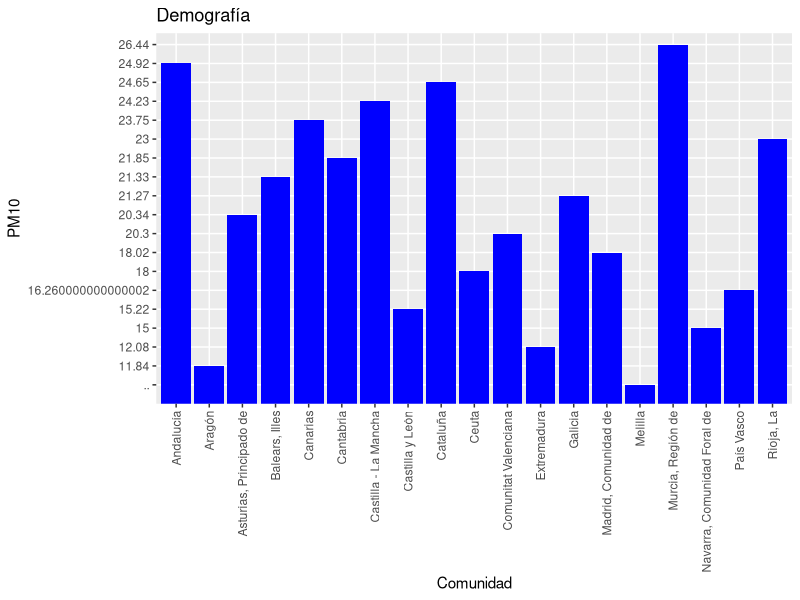
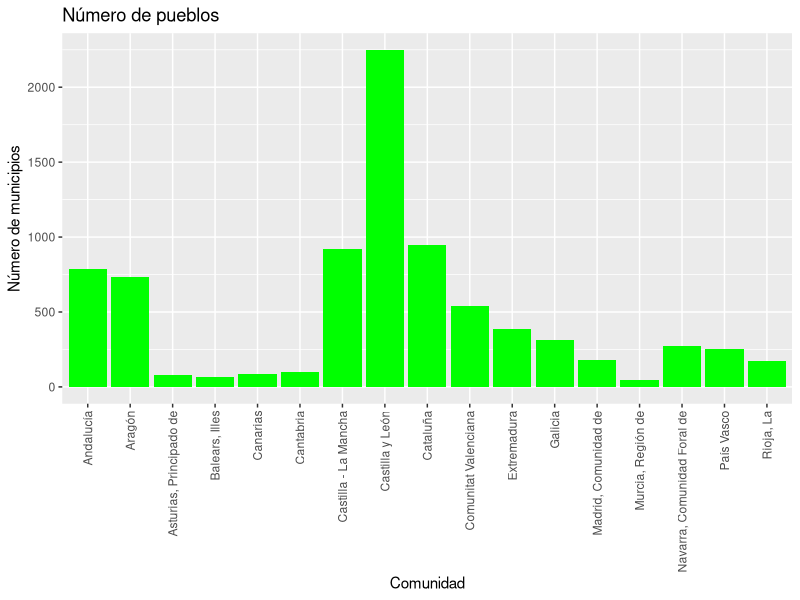

These figures' R source, in order: (Note: this script raises an error after producing the figures.)
## ---- chunk 1

library(readxl)

Demografia <- read_excel("DATA/Demografia.xlsx")

View(Demografia)

## ---- chunk 2
dim(Demografia)

class(Demografia)

## ---- chunk 3
dim(Demografia)

class(Demografia)
## ---- chunk 4
make.names(Demografia)

Demografia$PM10

is.double(Demografia$PM10)

typeof(Demografia$PM10)

Demografia <- dplyr::rename(.data = Demografia, Comunidad = `Total*`)

Demografia
## ---- chunk 5
as.double(Demografia$PM10)

typeof(as.double(Demografia$PM10))
## ---- chunk 6
mean(as.double(Demografia$PM10), na.rm = TRUE) 
## ---- chunk 7
median(as.double(Demografia$PM10), na.rm = TRUE)

## ---- chunk 8
Demografia$Comunidad[Demografia$PM10 == min(as.double(Demografia$PM10), na.rm = TRUE)]
## ---- chunk 9
Demografia$Comunidad[Demografia$PM10 == max(as.double(Demografia$PM10), na.rm = TRUE)]
## ---- chunk 10
summary(as.double(Demografia$PM10), na.rm = TRUE)
## ---- chunk 11
library(tidyverse)
library(ggplot2)

ggplot(data = Demografia, aes(x = `Comunidad`, y = `PM10`)) +  geom_bar(stat="identity", position="stack", fill="blue", show.legend = TRUE) + ggtitle("Demografía")+ theme(axis.text.x = element_text(angle = 90, vjust = 0.5, hjust=1))
## ---- chunk 12
library(readxl)

Pueblos <- read_excel("DATA/Pueblos.xlsx")

View(Pueblos)

dim(Pueblos)

class(Pueblos)
## ---- chunk 13
Pueblos <- dplyr::rename(.data = Pueblos, Comunidad = `Comunidades Autónomas`)

Pueblos

Pueblos <- Pueblos[-1,]

Pueblos

make.names(Pueblos)

Pueblos[,2]

typeof(Pueblos$`Número de municipios`)

typeof(Pueblos$`Número de municipios`)

summary(as.integer(Pueblos$`Número de municipios`), na.rm = TRUE)

ggplot(data = Pueblos, aes(x = `Comunidad`, y = `Número de municipios`)) +  geom_bar(stat="identity", position="stack", fill="green", show.legend = TRUE) + ggtitle("Número de pueblos")+ theme(axis.text.x = element_text(angle = 90, vjust = 0.5, hjust=1))
## ---- chunk 14
DemPueblos <- right_join(x = Demografia, y = Pueblos, by = c("Comunidad"))

DemPueblos %>%
  drop_na()
## ---- chunk 15
PivotDemPueblos <- pivot_longer(data = DemPueblos, names_to = "Variables", values_to = "Valores", cols = c(as.double('PM10'):`Número de municipios`))

PivotDemPueblos
## ---- chunk 16
library(readxl)

Contaminacion <- read_excel("DATA/Contaminacion.xlsx")

View(Contaminacion)
## ---- chunk 17

dim(Contaminacion)

class(Contaminacion)
## ---- chunk 18

make.names(Contaminacion)

Contaminacion$`Contaminación`

is.double(Contaminacion$`Contaminación`)
## ---- chunk 19
mean(as.double(Contaminacion$`Contaminación`), na.rm = TRUE) 
## ---- chunk 20
median(as.double(Contaminacion$`Contaminación`), na.rm = TRUE)

## ---- chunk 21
Contaminacion$`Comunidad`[Contaminacion$`Contaminación` == min(as.double(Contaminacion$`Contaminación`), na.rm = TRUE)]
## ---- chunk 22
Contaminacion$`Comunidad`[Contaminacion$`Contaminación` == max(as.double(Contaminacion$`Contaminación`), na.rm = TRUE)]
## ---- chunk 23
summary(as.double(Contaminacion$`Contaminación`), na.rm = TRUE)

## ---- chunk 24
Contaminacion$`Contaminación`[Contaminacion$`Comunidad` == "Castilla y León"]

## ---- chunk 25
    Contaminacion$`Contaminación`[Contaminacion$`Comunidad` == "Aragón"]

## ---- chunk 26
    Contaminacion$`Contaminación`[Contaminacion$`Comunidad` == "Murcia, Región de"]

## ---- chunk 27
    Contaminacion$`Contaminación`[Contaminacion$`Comunidad` == "Madrid, Comunidad de"]

## ---- chunk 28
ggplot(data = Contaminacion, aes(x = `Comunidad`, y = `Contaminación`)) +  geom_bar(stat="identity", position="stack", fill="red", show.legend = TRUE) + ggtitle("Contaminación") + theme(axis.text.x = element_text(angle = 90, vjust = 0.5, hjust=1))
## ---- chunk 29
library(readxl)

Satisfacción_con_el_entorno <- read_excel("DATA/Satisfaccion.xlsx")

View(Satisfacción_con_el_entorno)
## ---- chunk 30

dim(Satisfacción_con_el_entorno)

class(Satisfacción_con_el_entorno)
## ---- chunk 31
make.names(Satisfacción_con_el_entorno)

Satisfacción_con_el_entorno$Satisfacción

is.double(Satisfacción_con_el_entorno$Satisfacción)

typeof(Satisfacción_con_el_entorno$Satisfacción)
## ---- chunk 32
mean(as.double(Satisfacción_con_el_entorno$Satisfacción), na.rm = TRUE)

## ---- chunk 33
median(as.double(Satisfacción_con_el_entorno$Satisfacción), na.rm = TRUE) 
## ---- chunk 34
Satisfacción_con_el_entorno$`Total`[Satisfacción_con_el_entorno$Satisfacción == min(as.double(Satisfacción_con_el_entorno$Satisfacción), na.rm = TRUE)]

## ---- chunk 35
Satisfacción_con_el_entorno$`Total`[Satisfacción_con_el_entorno$Satisfacción == max(as.double(Satisfacción_con_el_entorno$Satisfacción), na.rm = TRUE)]

## ---- chunk 36
summary(as.double(Satisfacción_con_el_entorno$Satisfacción), na.rm = TRUE)

## ---- chunk 37
    Satisfacción_con_el_entorno$`Satisfacción`[Satisfacción_con_el_entorno$`Total` == "Castilla y León"]
## ---- chunk 38
    Satisfacción_con_el_entorno$`Satisfacción`[Satisfacción_con_el_entorno$`Total` == "Aragón"]
## ---- chunk 39
    Satisfacción_con_el_entorno$`Satisfacción`[Satisfacción_con_el_entorno$`Total` == "Murcia, Región de"]
## ---- chunk 40
    Satisfacción_con_el_entorno$`Satisfacción`[Satisfacción_con_el_entorno$`Total` == "Madrid, Comunidad de"]
## ---- chunk 41
library(tidyverse)
ggplot(data = Satisfacción_con_el_entorno, aes(x = `Total`, y = `Satisfacción`)) +  geom_bar(stat="identity", position="stack", fill="purple") + ggtitle("Satisfacción con el entrono") + theme(axis.text.x = element_text(angle = 90, vjust = 0.5, hjust=1))
## ---- chunk 42
library(readxl)

Discapacitados <- read_excel("DATA/Proporcion discapacitados.xlsx")

View(Discapacitados)
## ---- chunk 43

dim(Discapacitados)

class(Discapacitados)

## ---- chunk 44

make.names(Discapacitados)

Discapacitados$`Personas con discapacidad`

is.double(Discapacitados$`Personas con discapacidad`)

typeof(Discapacitados$`Personas con discapacidad`)

## ---- chunk 45
mean(Discapacitados$`Personas con discapacidad`, na.rm = TRUE) 

## ---- chunk 46
median(Discapacitados$`Personas con discapacidad`, na.rm = TRUE)

## ---- chunk 47
Discapacitados$`Comunidades`[Discapacitados$`Personas con discapacidad` == min(Discapacitados$`Personas con discapacidad`, na.rm = TRUE)]

## ---- chunk 48
Discapacitados$`Comunidades`[Discapacitados$`Personas con discapacidad` == max(Discapacitados$`Personas con discapacidad`, na.rm = TRUE)]

## ---- chunk 49
summary(Discapacitados$`Personas con discapacidad`, na.rm = TRUE)

## ---- chunk 50
Discapacitados$`Personas con discapacidad`[Discapacitados$`Comunidades`== "Castilla y León"]

## ---- chunk 51
Discapacitados$`Personas con discapacidad`[Discapacitados$`Comunidades`== "Aragón"]

## ---- chunk 52
Discapacitados$`Personas con discapacidad`[Discapacitados$`Comunidades`== "Murcia, Región de"]

## ---- chunk 53
Discapacitados$`Personas con discapacidad`[Discapacitados$`Comunidades`== "Madrid, Comunidad de"]

## ---- chunk 54
library(tidyverse)

ggplot(data = Discapacitados, aes(x = `Comunidades`, y = `Personas con discapacidad`)) +  geom_bar(stat="identity", position="stack", colour="yellow", show.legend = TRUE) + ggtitle("Análisis de la contaminación") + theme(axis.text.x = element_text(angle = 90, vjust = 0.5, hjust=1))
## ---- chunk 55
library(readxl)

DiscSexo <- read_excel("DATA/Discapacidad por sexo.xlsx")

View(DiscSexo)

## ---- chunk 56

dim(DiscSexo)

class(DiscSexo)

## ---- chunk 57

make.names(DiscSexo)

DiscSexo$`Varones`

DiscSexo$`Mujeres`

is.double(DiscSexo$`Varones`)

typeof(DiscSexo$`Varones`)

## ---- chunk 58
mean(DiscSexo$`Varones`, na.rm = TRUE) 

mean(DiscSexo$`Mujeres`, na.rm = TRUE) 

## ---- chunk 59
median(DiscSexo$`Varones`, na.rm = TRUE)

median(DiscSexo$`Mujeres`, na.rm = TRUE)

## ---- chunk 60
DiscSexo$`Comunidades`[DiscSexo$`Varones` == min(DiscSexo$`Varones`, na.rm = TRUE)]

DiscSexo$`Comunidades`[DiscSexo$`Mujeres` == min(DiscSexo$`Mujeres`, na.rm = TRUE)]

## ---- chunk 61
DiscSexo$`Comunidades`[DiscSexo$`Varones` == max(DiscSexo$`Varones`, na.rm = TRUE)]

DiscSexo$`Comunidades`[DiscSexo$`Mujeres` == max(DiscSexo$`Mujeres`, na.rm = TRUE)]

## ---- chunk 62
summary(DiscSexo$`Varones`, na.rm = TRUE)

summary(DiscSexo$`Mujeres`, na.rm = TRUE)

## ---- chunk 63
library(tidyverse)

ggplot(data = DiscSexo, aes(x = `Comunidades`, y = `Varones`)) +  geom_bar(stat="identity", position="stack", fill="blue", show.legend = TRUE) + ggtitle("Varones discapacitados") + theme(axis.text.x = element_text(angle = 90, vjust = 0.5, hjust=1))

ggplot(data = DiscSexo, aes(x = `Comunidades`, y = `Mujeres`)) +  geom_bar(stat="identity", position="stack", fill="red", show.legend = TRUE) + ggtitle("Mujeres discapacitadas") + theme(axis.text.x = element_text(angle = 90, vjust = 0.5, hjust=1))

## ---- chunk 64
library(readxl)

DiscEdad <- read_excel("DATA/Discapacidad por edad.xlsx")

View(DiscEdad)

## ---- chunk 65
dim(DiscEdad)

class(DiscEdad)

## ---- chunk 66
make.names(DiscEdad)

DiscEdad$`De 6 a 44 años`

is.double(DiscEdad$`De 6 a 44 años`)

typeof(DiscEdad$`De 6 a 44 años`)

DiscEdad <- dplyr::rename(.data = DiscEdad, Comunidad =`...1`)

DiscEdad

## ---- chunk 67
summary(DiscEdad, na.rm = TRUE)

## ---- chunk 68
library(tidyverse)

ggplot(data = DiscEdad, aes(x = Comunidad, y = `De 6 a 44 años`)) +  geom_bar(stat="identity", position="stack", fill="orange", show.legend = TRUE) + ggtitle("De 6 a 44 años") + theme(axis.text.x = element_text(angle = 90, vjust = 0.5, hjust=1))

ggplot(data = DiscEdad, aes(x = Comunidad, y = `De 45 a 64 años`)) +  geom_bar(stat="identity", position="stack", fill="blue", show.legend = TRUE) + ggtitle("De 45 a 64 años") + theme(axis.text.x = element_text(angle = 90, vjust = 0.5, hjust=1))

ggplot(data = DiscEdad, aes(x = Comunidad, y = `De 65 a 79 años`)) +  geom_bar(stat="identity", position="stack", fill="yellow", show.legend = TRUE) + ggtitle("De 65 a 79 años") + theme(axis.text.x = element_text(angle = 90, vjust = 0.5, hjust=1))

ggplot(data = DiscEdad, aes(x = Comunidad, y = `De 80 a 84 años`)) +  geom_bar(stat="identity", position="stack", fill="red", show.legend = TRUE) + ggtitle("De 80 a 84 años") + theme(axis.text.x = element_text(angle = 90, vjust = 0.5, hjust=1))

ggplot(data = DiscEdad, aes(x = Comunidad, y = `De 85 a 89 años`)) +  geom_bar(stat="identity", position="stack", fill="pink", show.legend = TRUE) + ggtitle("De 85 a 89 año") + theme(axis.text.x = element_text(angle = 90, vjust = 0.5, hjust=1))

ggplot(data = DiscEdad, aes(x = Comunidad, y = `Más de 90 años`)) +  geom_bar(stat="identity", position="stack", fill="purple", show.legend = TRUE) + ggtitle("Más de 90 años") + theme(axis.text.x = element_text(angle = 90, vjust = 0.5, hjust=1))

## ---- chunk 69
library(readxl)

Discapacidad_y_Autonomia_personal <- read_excel("DATA/Discapacidad y Autonomia personal.xlsx")

View(Discapacidad_y_Autonomia_personal)

## ---- chunk 70
dim(Discapacidad_y_Autonomia_personal)

class(Discapacidad_y_Autonomia_personal)

## ---- chunk 71
make.names(Discapacidad_y_Autonomia_personal)

Discapacidad_y_Autonomia_personal$`Supervivencia a la edad`

is.double(Discapacidad_y_Autonomia_personal$`Supervivencia a la edad`)

typeof(Discapacidad_y_Autonomia_personal$`Supervivencia a la edad`)

## ---- chunk 72
summary(Discapacidad_y_Autonomia_personal, na.rm = TRUE)

## ---- chunk 73
summary(Discapacidad_y_Autonomia_personal$`Supervivencia a la edad`, na.rm = TRUE)

Discapacidad_y_Autonomia_personal$`Comunidad`[Discapacidad_y_Autonomia_personal$`Supervivencia a la edad` == min(Discapacidad_y_Autonomia_personal$`Supervivencia a la edad`, na.rm = TRUE)]

Discapacidad_y_Autonomia_personal$`Comunidad`[Discapacidad_y_Autonomia_personal$`Supervivencia a la edad` == max(Discapacidad_y_Autonomia_personal$`Supervivencia a la edad`, na.rm = TRUE)]

library(tidyverse)
ggplot(data = Discapacidad_y_Autonomia_personal, aes(x = `Comunidad`, y = `Supervivencia a la edad`)) +  geom_bar(stat="identity", position="stack", fill="green") + ggtitle("Esperanza de vida") + theme(axis.text.x = element_text(angle = 90, vjust = 0.5, hjust=1))

## ---- chunk 74
summary(Discapacidad_y_Autonomia_personal$`Tasa de enfermedad crónica`, na.rm = TRUE)

Discapacidad_y_Autonomia_personal$`Comunidad`[Discapacidad_y_Autonomia_personal$`Tasa de enfermedad crónica` == min(Discapacidad_y_Autonomia_personal$`Tasa de enfermedad crónica`, na.rm = TRUE)]

Discapacidad_y_Autonomia_personal$`Comunidad`[Discapacidad_y_Autonomia_personal$`Tasa de enfermedad crónica` == max(Discapacidad_y_Autonomia_personal$`Tasa de enfermedad crónica`, na.rm = TRUE)]

library(tidyverse)
ggplot(data = Discapacidad_y_Autonomia_personal, aes(x = `Comunidad`, y = `Tasa de enfermedad crónica`)) +  geom_bar(stat="identity", position="stack", fill="red") + ggtitle("Tasa de enfermedad crónica") + theme(axis.text.x = element_text(angle = 90, vjust = 0.5, hjust=1))

## ---- chunk 75
summary(Discapacidad_y_Autonomia_personal$`Tasa de mala salud percibida`, na.rm = TRUE)

Discapacidad_y_Autonomia_personal$`Comunidad`[Discapacidad_y_Autonomia_personal$`Tasa de mala salud percibida` == min(Discapacidad_y_Autonomia_personal$`Tasa de mala salud percibida`, na.rm = TRUE)]

Discapacidad_y_Autonomia_personal$`Comunidad`[Discapacidad_y_Autonomia_personal$`Tasa de mala salud percibida` == max(Discapacidad_y_Autonomia_personal$`Tasa de mala salud percibida`, na.rm = TRUE)]

library(tidyverse)
ggplot(data = Discapacidad_y_Autonomia_personal, aes(x = `Comunidad`, y = `Tasa de mala salud percibida`)) +  geom_bar(stat="identity", position="stack", fill="pink") + ggtitle("Tasa de mala salud percibida") + theme(axis.text.x = element_text(angle = 90, vjust = 0.5, hjust=1))

## ---- chunk 76
summary(Discapacidad_y_Autonomia_personal$`Tasa de discapacidad`, na.rm = TRUE)

Discapacidad_y_Autonomia_personal$`Comunidad`[Discapacidad_y_Autonomia_personal$`Tasa de discapacidad` == min(Discapacidad_y_Autonomia_personal$`Tasa de discapacidad`, na.rm = TRUE)]

Discapacidad_y_Autonomia_personal$`Comunidad`[Discapacidad_y_Autonomia_personal$`Tasa de discapacidad` == max(Discapacidad_y_Autonomia_personal$`Tasa de discapacidad`, na.rm = TRUE)]

library(tidyverse)
ggplot(data = Discapacidad_y_Autonomia_personal, aes(x = `Comunidad`, y = `Tasa de discapacidad`)) +  geom_bar(stat="identity", position="stack", fill="orange") + ggtitle("Tasa de discapacidad") + theme(axis.text.x = element_text(angle = 90, vjust = 0.5, hjust=1))

## ---- chunk 77
Discapacitados %>%
  full_join(x = ., y = Discapacidad_y_Autonomia_personal %>%
              select(`Comunidad`, `Tasa de discapacidad`), 
            by = c("Comunidades" = "Comunidad"))
## ---- chunk 78
summary(Discapacidad_y_Autonomia_personal$`Tasa de discapacidad severa`, na.rm = TRUE)

Discapacidad_y_Autonomia_personal$`Comunidad`[Discapacidad_y_Autonomia_personal$`Tasa de discapacidad severa` == min(Discapacidad_y_Autonomia_personal$`Tasa de discapacidad severa`, na.rm = TRUE)]

Discapacidad_y_Autonomia_personal$`Comunidad`[Discapacidad_y_Autonomia_personal$`Tasa de discapacidad severa` == max(Discapacidad_y_Autonomia_personal$`Tasa de discapacidad severa`, na.rm = TRUE)]

library(tidyverse)
ggplot(data = Discapacidad_y_Autonomia_personal, aes(x = `Comunidad`, y = `Tasa de discapacidad severa`)) +  geom_bar(stat="identity", position="stack", fill="grey") + ggtitle("Tasa de discapacidad severa") + theme(axis.text.x = element_text(angle = 90, vjust = 0.5, hjust=1))

## ---- chunk 79
summary(Discapacidad_y_Autonomia_personal$`Tasa de discapacidad de los que necesitan ayudas`, na.rm = TRUE)

Discapacidad_y_Autonomia_personal$`Comunidad`[Discapacidad_y_Autonomia_personal$`Tasa de discapacidad de los que necesitan ayudas` == min(Discapacidad_y_Autonomia_personal$`Tasa de discapacidad de los que necesitan ayudas`, na.rm = TRUE)]

Discapacidad_y_Autonomia_personal$`Comunidad`[Discapacidad_y_Autonomia_personal$`Tasa de discapacidad de los que necesitan ayudas` == max(Discapacidad_y_Autonomia_personal$`Tasa de discapacidad de los que necesitan ayudas`, na.rm = TRUE)]

library(tidyverse)
ggplot(data = Discapacidad_y_Autonomia_personal, aes(x = `Comunidad`, y = `Tasa de discapacidad de los que necesitan ayudas`)) +  geom_bar(stat="identity", position="stack", fill="purple") + ggtitle("Tasa de discapacidad de los que necesitan ayudas") + theme(axis.text.x = element_text(angle = 90, vjust = 0.5, hjust=1))

## ---- chunk 80
Discapacidad_y_Autonomia_personal %>%
  select(`Comunidad`, `Tasa de discapacidad severa`, `Tasa de discapacidad de los que necesitan ayudas`)
## ---- chunk 81
summary(Discapacidad_y_Autonomia_personal$`Tasa de discapacidad para las actividades básicas de la vida diaria`, na.rm = TRUE)

Discapacidad_y_Autonomia_personal$`Comunidad`[Discapacidad_y_Autonomia_personal$`Tasa de discapacidad para las actividades básicas de la vida diaria` == min(Discapacidad_y_Autonomia_personal$`Tasa de discapacidad para las actividades básicas de la vida diaria`, na.rm = TRUE)]

Discapacidad_y_Autonomia_personal$`Comunidad`[Discapacidad_y_Autonomia_personal$`Tasa de discapacidad para las actividades básicas de la vida diaria` == max(Discapacidad_y_Autonomia_personal$`Tasa de discapacidad para las actividades básicas de la vida diaria`, na.rm = TRUE)]

library(tidyverse)
ggplot(data = Discapacidad_y_Autonomia_personal, aes(x = `Comunidad`, y = `Tasa de discapacidad para las actividades básicas de la vida diaria`)) +  geom_bar(stat="identity", position="stack", fill="white") + ggtitle("Tasa de discapacidad para las actividades básicas de la vida diaria") + theme(axis.text.x = element_text(angle = 90, vjust = 0.5, hjust=1))

## ---- chunk 82
summary(Discapacidad_y_Autonomia_personal$`Tasa de discapacidad de movilidad`, na.rm = TRUE)

Discapacidad_y_Autonomia_personal$`Comunidad`[Discapacidad_y_Autonomia_personal$`Tasa de discapacidad de movilidad` == min(Discapacidad_y_Autonomia_personal$`Tasa de discapacidad de movilidad`, na.rm = TRUE)]

Discapacidad_y_Autonomia_personal$`Comunidad`[Discapacidad_y_Autonomia_personal$`Tasa de discapacidad de movilidad` == max(Discapacidad_y_Autonomia_personal$`Tasa de discapacidad de movilidad`, na.rm = TRUE)]

library(tidyverse)
ggplot(data = Discapacidad_y_Autonomia_personal, aes(x = `Comunidad`, y = `Tasa de discapacidad de movilidad`)) +  geom_bar(stat="identity", position="stack", fill="black") + ggtitle("Tasa de discapacidad de movilidad") + theme(axis.text.x = element_text(angle = 90, vjust = 0.5, hjust=1))

## ---- chunk 83
summary(Discapacidad_y_Autonomia_personal$`Tasa de discapacidad de autocuidado`, na.rm = TRUE)

Discapacidad_y_Autonomia_personal$`Comunidad`[Discapacidad_y_Autonomia_personal$`Tasa de discapacidad de autocuidado` == min(Discapacidad_y_Autonomia_personal$`Tasa de discapacidad de autocuidado`, na.rm = TRUE)]

Discapacidad_y_Autonomia_personal$`Comunidad`[Discapacidad_y_Autonomia_personal$`Tasa de discapacidad de autocuidado` == max(Discapacidad_y_Autonomia_personal$`Tasa de discapacidad de autocuidado`, na.rm = TRUE)]

library(tidyverse)
ggplot(data = Discapacidad_y_Autonomia_personal, aes(x = `Comunidad`, y = `Tasa de discapacidad de autocuidado`)) +  geom_bar(stat="identity", position="stack", fill="yellow") + ggtitle("Tasa de discapacidad de autocuidado") + theme(axis.text.x = element_text(angle = 90, vjust = 0.5, hjust=1))

## ---- chunk 84
summary(Discapacidad_y_Autonomia_personal$`Tasa de discapacidad para realizar las tareas del hogar`, na.rm = TRUE)

Discapacidad_y_Autonomia_personal$`Comunidad`[Discapacidad_y_Autonomia_personal$`Tasa de discapacidad para realizar las tareas del hogar` == min(Discapacidad_y_Autonomia_personal$`Tasa de discapacidad para realizar las tareas del hogar`, na.rm = TRUE)]

Discapacidad_y_Autonomia_personal$`Comunidad`[Discapacidad_y_Autonomia_personal$`Tasa de discapacidad para realizar las tareas del hogar` == max(Discapacidad_y_Autonomia_personal$`Tasa de discapacidad para realizar las tareas del hogar`, na.rm = TRUE)]

library(tidyverse)
ggplot(data = Discapacidad_y_Autonomia_personal, aes(x = `Comunidad`, y = `Tasa de discapacidad para realizar las tareas del hogar`)) +  geom_bar(stat="identity", position="stack", fill="green") + ggtitle("Tasa de discapacidad para realizar tareas del hogar") + theme(axis.text.x = element_text(angle = 90, vjust = 0.5, hjust=1))

## ---- chunk 85
summary(Discapacidad_y_Autonomia_personal$`Tasa de discapacidad de visión`, na.rm = TRUE)

Discapacidad_y_Autonomia_personal$`Comunidad`[Discapacidad_y_Autonomia_personal$`Tasa de discapacidad de visión` == min(Discapacidad_y_Autonomia_personal$`Tasa de discapacidad de visión`, na.rm = TRUE)]

Discapacidad_y_Autonomia_personal$`Comunidad`[Discapacidad_y_Autonomia_personal$`Tasa de discapacidad de visión` == max(Discapacidad_y_Autonomia_personal$`Tasa de discapacidad de visión`, na.rm = TRUE)]

library(tidyverse)
ggplot(data = Discapacidad_y_Autonomia_personal, aes(x = `Comunidad`, y = `Tasa de discapacidad de visión`)) +  geom_bar(stat="identity", position="stack", fill="brown") + ggtitle("Tasa de discapacidad de visión") + theme(axis.text.x = element_text(angle = 90, vjust = 0.5, hjust=1))

## ---- chunk 86
summary(Discapacidad_y_Autonomia_personal$`Tasa de discapacidad de audición`, na.rm = TRUE)

Discapacidad_y_Autonomia_personal$`Comunidad`[Discapacidad_y_Autonomia_personal$`Tasa de discapacidad de audición` == min(Discapacidad_y_Autonomia_personal$`Tasa de discapacidad de audición`, na.rm = TRUE)]

Discapacidad_y_Autonomia_personal$`Comunidad`[Discapacidad_y_Autonomia_personal$`Tasa de discapacidad de audición` == max(Discapacidad_y_Autonomia_personal$`Tasa de discapacidad de audición`, na.rm = TRUE)]

library(tidyverse)
ggplot(data = Discapacidad_y_Autonomia_personal, aes(x = `Comunidad`, y = `Tasa de discapacidad de audición`)) +  geom_bar(stat="identity", position="stack", fill="red") + ggtitle("Tasa de discapacidad de audición") + theme(axis.text.x = element_text(angle = 90, vjust = 0.5, hjust=1))

## ---- chunk 87
summary(Discapacidad_y_Autonomia_personal$`Tasa de discapacidad de deficiencias osteoarticulares`, na.rm = TRUE)

Discapacidad_y_Autonomia_personal$`Comunidad`[Discapacidad_y_Autonomia_personal$`Tasa de discapacidad de deficiencias osteoarticulares` == min(Discapacidad_y_Autonomia_personal$`Tasa de discapacidad de deficiencias osteoarticulares`, na.rm = TRUE)]

Discapacidad_y_Autonomia_personal$`Comunidad`[Discapacidad_y_Autonomia_personal$`Tasa de discapacidad de deficiencias osteoarticulares` == max(Discapacidad_y_Autonomia_personal$`Tasa de discapacidad de deficiencias osteoarticulares`, na.rm = TRUE)]

library(tidyverse)
ggplot(data = Discapacidad_y_Autonomia_personal, aes(x = `Comunidad`, y = `Tasa de discapacidad de deficiencias osteoarticulares`)) +  geom_bar(stat="identity", position="stack", fill="blue") + ggtitle("Tasa de discapacidad de deficiencias osteoarticulares") + theme(axis.text.x = element_text(angle = 90, vjust = 0.5, hjust=1))

## ---- chunk 88
library(readxl)

Economia_discapacitados <- read_excel("DATA/Economia discapacitados.xlsx")

View(Economia_discapacitados)

## ---- chunk 89
dim(Economia_discapacitados)

class(Economia_discapacitados)

## ---- chunk 90
summary(Economia_discapacitados, na.rm = TRUE)

## ---- chunk 91
summary(Economia_discapacitados$`Con dificultades para pagar las cosas esenciales`, na.rm = TRUE)

Economia_discapacitados$`Comunidad`[Economia_discapacitados$`Con dificultades para pagar las cosas esenciales` == min(Economia_discapacitados$`Con dificultades para pagar las cosas esenciales`, na.rm = TRUE)]

Economia_discapacitados$`Comunidad`[Economia_discapacitados$`Con dificultades para pagar las cosas esenciales` == max(Economia_discapacitados$`Con dificultades para pagar las cosas esenciales`, na.rm = TRUE)]

library(tidyverse)
ggplot(data = Economia_discapacitados, aes(x = `Comunidad`, y = `Con dificultades para pagar las cosas esenciales`)) +  geom_bar(stat="identity", position="stack", fill="green") + ggtitle("Dificultades de asumir gastos esenciales") + theme(axis.text.x = element_text(angle = 90, vjust = 0.5, hjust=1))

## ---- chunk 92
summary(Economia_discapacitados$`Ingresos limitados`, na.rm = TRUE)

Economia_discapacitados$`Comunidad`[Economia_discapacitados$`Ingresos limitados` == min(Economia_discapacitados$`Ingresos limitados`, na.rm = TRUE)]

Economia_discapacitados$`Comunidad`[Economia_discapacitados$`Ingresos limitados` == max(Economia_discapacitados$`Ingresos limitados`, na.rm = TRUE)]

library(tidyverse)
ggplot(data = Economia_discapacitados, aes(x = `Comunidad`, y = `Ingresos limitados`)) +  geom_bar(stat="identity", position="stack", fill="red") + ggtitle("Ingresos limitados") + theme(axis.text.x = element_text(angle = 90, vjust = 0.5, hjust=1))

## ---- chunk 93
summary(Economia_discapacitados$`Dificultades para gestionar el dinero`, na.rm = TRUE)

Economia_discapacitados$`Comunidad`[Economia_discapacitados$`Dificultades para gestionar el dinero` == min(Economia_discapacitados$`Dificultades para gestionar el dinero`, na.rm = TRUE)]

Economia_discapacitados$`Comunidad`[Economia_discapacitados$`Dificultades para gestionar el dinero` == max(Economia_discapacitados$`Dificultades para gestionar el dinero`, na.rm = TRUE)]

library(tidyverse)
ggplot(data = Economia_discapacitados, aes(x = `Comunidad`, y = `Dificultades para gestionar el dinero`)) +  geom_bar(stat="identity", position="stack", fill="pink")+ ggtitle("Dificultades para gestionar el dinero") + theme(axis.text.x = element_text(angle = 90, vjust = 0.5, hjust=1))


## ---- chunk 94
summary(Economia_discapacitados$`Costes derivados de enfermedad o problema de salud crónico`, na.rm = TRUE)

Economia_discapacitados$`Comunidad`[Economia_discapacitados$`Costes derivados de enfermedad o problema de salud crónico` == min(Economia_discapacitados$`Costes derivados de enfermedad o problema de salud crónico`, na.rm = TRUE)]

Economia_discapacitados$`Comunidad`[Economia_discapacitados$`Costes derivados de enfermedad o problema de salud crónico` == max(Economia_discapacitados$`Costes derivados de enfermedad o problema de salud crónico`, na.rm = TRUE)]

library(tidyverse)
ggplot(data = Economia_discapacitados, aes(x = `Comunidad`, y = `Costes derivados de enfermedad o problema de salud crónico`)) +  geom_bar(stat="identity", position="stack", fill="grey")+ ggtitle("Costes de la enfermedad") + theme(axis.text.x = element_text(angle = 90, vjust = 0.5, hjust=1))

## ---- chunk 95
library(readxl)
Centros_de_salud <- read_excel("DATA/Centros_de_salud.xlsx")
View(Centros_de_salud)
## ---- chunk 96
dim(Centros_de_salud)
## ---- chunk 97
class(Centros_de_salud)
## ---- chunk 98
make.names(Centros_de_salud)

Centros_de_salud$Total_de_centros

is.double(Centros_de_salud$Total_de_centros)

typeof(Centros_de_salud$Total_de_centros)
## ---- chunk 99
make.names(Centros_de_salud)

Centros_de_salud$Centros_de_salud_por_comunidad

is.double(Centros_de_salud$Centros_de_salud_por_comunidad)

typeof(Centros_de_salud$Centros_de_salud_por_comunidad)
## ---- chunk 100
make.names(Centros_de_salud)

Centros_de_salud$Consultorios_locales

is.double(Centros_de_salud$Consultorios_locales)

typeof(Centros_de_salud$Consultorios_locales)
## ---- chunk 101
make.names(Centros_de_salud)

Centros_de_salud$Tasa_por_100.000_habitantes

is.double(Centros_de_salud$Tasa_por_100.000_habitantes)

typeof(Centros_de_salud$Tasa_por_100.000_habitantes)
## ---- chunk 102
mean(as.double(Centros_de_salud$Total_de_centros), na.rm = TRUE) 
## ---- chunk 103
median(as.double(Centros_de_salud$Total_de_centros), na.rm = TRUE)
## ---- chunk 104
summary(as.double(Centros_de_salud$Total_de_centros), na.rm = TRUE)
## ---- chunk 105
mean(as.double(Centros_de_salud$Centros_de_salud_por_comunidad), na.rm = TRUE) 
## ---- chunk 106
median(as.double(Centros_de_salud$Centros_de_salud_por_comunidad), na.rm = TRUE)
## ---- chunk 107
summary(as.double(Centros_de_salud$Centros_de_salud_por_comunidad), na.rm = TRUE)
## ---- chunk 108
mean(as.double(Centros_de_salud$Consultorios_locales), na.rm = TRUE) 
## ---- chunk 109
median(as.double(Centros_de_salud$Consultorios_locales), na.rm = TRUE)
## ---- chunk 110
summary(as.double(Centros_de_salud$Consultorios_locales), na.rm = TRUE)
## ---- chunk 111
mean(as.double(Centros_de_salud$Tasa_por_100.000_habitantes), na.rm = TRUE) 
## ---- chunk 112
median(as.double(Centros_de_salud$Tasa_por_100.000_habitantes), na.rm = TRUE)
## ---- chunk 113
summary(as.double(Centros_de_salud$Tasa_por_100.000_habitantes), na.rm = TRUE)
## ---- chunk 114
library(readxl)

Limitaciones_vida_cotidiana <- read_excel("DATA/Limitaciones vida cotidiana.xlsx")

View(Limitaciones_vida_cotidiana)

## ---- chunk 115
dim(Limitaciones_vida_cotidiana)

class(Limitaciones_vida_cotidiana)

## ---- chunk 116
make.names(Limitaciones_vida_cotidiana)

Limitaciones_vida_cotidiana$`Para cocinar`

is.double(Limitaciones_vida_cotidiana$`Para cocinar`)

typeof(Limitaciones_vida_cotidiana$`Para cocinar`)

## ---- chunk 117
summary(Limitaciones_vida_cotidiana, na.rm = TRUE)

Media_cocinar <- mean(Limitaciones_vida_cotidiana$`Para cocinar`, na.rm=TRUE)

Media_cocinar

Media_tfno <- mean(Limitaciones_vida_cotidiana$`Para usar el teléfono`, na.rm=TRUE)

Media_tfno

Media_compras <- mean(Limitaciones_vida_cotidiana$`Para realizar compras`, na.rm=TRUE)

Media_compras

Media_medicamentos <- mean(Limitaciones_vida_cotidiana$`Para administrar los medicamentos`, na.rm=TRUE)

Media_medicamentos 

Media_tareas <- mean(Limitaciones_vida_cotidiana$`Para realizar tareas domésticas`, na.rm=TRUE)

Media_tareas

Media_tramites <- mean(Limitaciones_vida_cotidiana$`Para ocuparse de los trámites administrativos diarios`, na.rm=TRUE)

Media_tramites

Medias <- c(Media_cocinar, Media_tfno, Media_compras, Media_medicamentos, Media_tareas, Media_tramites)

max(Medias, na.rm=TRUE)

Medias[max(Medias, na.rm=TRUE)]

## ---- chunk 118
summary(Limitaciones_vida_cotidiana$`Para cocinar`, na.rm = TRUE)

Limitaciones_vida_cotidiana$`Comunidad`[Limitaciones_vida_cotidiana$`Para cocinar`== min(Limitaciones_vida_cotidiana$`Para cocinar`, na.rm = TRUE)]

Limitaciones_vida_cotidiana$`Comunidad`[Limitaciones_vida_cotidiana$`Para cocinar` == max(Limitaciones_vida_cotidiana$`Para cocinar`, na.rm = TRUE)]

library(tidyverse)
ggplot(data = Limitaciones_vida_cotidiana, aes(x = `Comunidad`, y = `Para cocinar`)) +  geom_bar(stat="identity", position="stack", fill="pink") + ggtitle("Para cocinar") + theme(axis.text.x = element_text(angle = 90, vjust = 0.5, hjust=1))

## ---- chunk 119
summary(Limitaciones_vida_cotidiana$`Para realizar compras`, na.rm = TRUE)

Limitaciones_vida_cotidiana$`Comunidad`[Limitaciones_vida_cotidiana$`Para realizar compras`== min(Limitaciones_vida_cotidiana$`Para realizar compras`, na.rm = TRUE)]

Limitaciones_vida_cotidiana$`Comunidad`[Limitaciones_vida_cotidiana$`Para realizar compras` == max(Limitaciones_vida_cotidiana$`Para realizar compras`, na.rm = TRUE)]

library(tidyverse)
ggplot(data = Limitaciones_vida_cotidiana, aes(x = `Comunidad`, y = `Para realizar compras`)) +  geom_bar(stat="identity", position="stack", fill="green") + ggtitle("Para realizar compras") + theme(axis.text.x = element_text(angle = 90, vjust = 0.5, hjust=1))

## ---- chunk 120
summary(Limitaciones_vida_cotidiana$`Para usar el teléfono`, na.rm = TRUE)

Limitaciones_vida_cotidiana$`Comunidad`[Limitaciones_vida_cotidiana$`Para usar el teléfono`== min(Limitaciones_vida_cotidiana$`Para usar el teléfono`, na.rm = TRUE)]

Limitaciones_vida_cotidiana$`Comunidad`[Limitaciones_vida_cotidiana$`Para usar el teléfono` == max(Limitaciones_vida_cotidiana$`Para usar el teléfono`, na.rm = TRUE)]

library(tidyverse)
ggplot(data = Limitaciones_vida_cotidiana, aes(x = `Comunidad`, y = `Para usar el teléfono`)) +  geom_bar(stat="identity", position="stack", fill="red") + ggtitle("Para usar el teléfono") + theme(axis.text.x = element_text(angle = 90, vjust = 0.5, hjust=1))

## ---- chunk 121
summary(Limitaciones_vida_cotidiana$`Para administrar los medicamentos`, na.rm = TRUE)

Limitaciones_vida_cotidiana$`Comunidad`[Limitaciones_vida_cotidiana$`Para administrar los medicamentos`== min(Limitaciones_vida_cotidiana$`Para administrar los medicamentos`, na.rm = TRUE)]

Limitaciones_vida_cotidiana$`Comunidad`[Limitaciones_vida_cotidiana$`Para administrar los medicamentos` == max(Limitaciones_vida_cotidiana$`Para administrar los medicamentos`, na.rm = TRUE)]

library(tidyverse)
ggplot(data = Limitaciones_vida_cotidiana, aes(x = `Comunidad`, y = `Para administrar los medicamentos`)) +  geom_bar(stat="identity", position="stack", fill="blue") + ggtitle("Para administrar los medicamentos") + theme(axis.text.x = element_text(angle = 90, vjust = 0.5, hjust=1))

## ---- chunk 122
summary(Limitaciones_vida_cotidiana$`Para realizar tareas domésticas`, na.rm = TRUE)

Limitaciones_vida_cotidiana$`Comunidad`[Limitaciones_vida_cotidiana$`Para realizar tareas domésticas`== min(Limitaciones_vida_cotidiana$`Para realizar tareas domésticas`, na.rm = TRUE)]

Limitaciones_vida_cotidiana$`Comunidad`[Limitaciones_vida_cotidiana$`Para realizar tareas domésticas` == max(Limitaciones_vida_cotidiana$`Para realizar tareas domésticas`, na.rm = TRUE)]

library(tidyverse)
ggplot(data = Limitaciones_vida_cotidiana, aes(x = `Comunidad`, y = `Para realizar tareas domésticas`)) +  geom_bar(stat="identity", position="stack", fill="orange") + ggtitle("Para realizar tareas domésticas") + theme(axis.text.x = element_text(angle = 90, vjust = 0.5, hjust=1))

## ---- chunk 123
summary(Limitaciones_vida_cotidiana$`Para ocuparse de los trámites administrativos diarios`, na.rm = TRUE)

Limitaciones_vida_cotidiana$`Comunidad`[Limitaciones_vida_cotidiana$`Para ocuparse de los trámites administrativos diarios`== min(Limitaciones_vida_cotidiana$`Para ocuparse de los trámites administrativos diarios`, na.rm = TRUE)]

Limitaciones_vida_cotidiana$`Comunidad`[Limitaciones_vida_cotidiana$`Para ocuparse de los trámites administrativos diarios` == max(Limitaciones_vida_cotidiana$`Para ocuparse de los trámites administrativos diarios`, na.rm = TRUE)]

library(tidyverse)
ggplot(data = Limitaciones_vida_cotidiana, aes(x = `Comunidad`, y = `Para ocuparse de los trámites administrativos diarios`)) +  geom_bar(stat="identity", position="stack", fill="red") + ggtitle("Para ocuparse de los trámites administrativos diarios") + theme(axis.text.x = element_text(angle = 90, vjust = 0.5, hjust=1))

## ---- chunk 124
library(readxl)

Limitaciones_actividades_basicas <- read_excel("DATA/Limitaciones actividades basicas.xlsx")

View(Limitaciones_actividades_basicas)

## ---- chunk 125
dim(Limitaciones_actividades_basicas)

class(Limitaciones_actividades_basicas)

## ---- chunk 126
make.names(Limitaciones_actividades_basicas)

Limitaciones_actividades_basicas$`Para ver`

is.double(Limitaciones_actividades_basicas$`Para ver`)

typeof(Limitaciones_actividades_basicas$`Para ver`)

## ---- chunk 127
summary(Limitaciones_actividades_basicas, na.rm = TRUE)

Media_ver <- mean(Limitaciones_actividades_basicas$`Para ver`, na.rm=TRUE)

Media_ver

Media_oir <- mean(Limitaciones_actividades_basicas$`Para oír`, na.rm=TRUE)

Media_oir

Media_caminar <- mean(Limitaciones_actividades_basicas$`Para caminar`, na.rm=TRUE)

Media_caminar

Media_escaleras <- mean(Limitaciones_actividades_basicas$`Para subir y bajar escaleras`, na.rm=TRUE)

Media_escaleras

Media_recordar <- mean(Limitaciones_actividades_basicas$`Para recordar o concentrarse`, na.rm=TRUE)

Media_recordar

Media_comunicarse <- mean(Limitaciones_actividades_basicas$`Para comunicarse`, na.rm=TRUE)

Media_comunicarse 

Media_objetos <- mean(Limitaciones_actividades_basicas$`Para levantar objetos`, na.rm=TRUE)

Media_objetos

Media_manos <- mean(Limitaciones_actividades_basicas$`Para utilizar manos y dedos`, na.rm=TRUE)

Media_manos

Medias <- c(Media_ver, Media_oir, Media_caminar, Media_escaleras, Media_recordar, Media_comunicarse, Media_objetos, Media_manos)

max(Medias, na.rm=TRUE)


## ---- chunk 128
Mutate_Discapacidad_y_Autonomia_personal <- Discapacidad_y_Autonomia_personal %>%
  select(`Comunidad`, `Tasa de discapacidad de visión`) %>%
  mutate(`Porcentaje tasa discapacidad de visión`= `Tasa de discapacidad de visión`*100)

Mutate_Discapacidad_y_Autonomia_personal <- Mutate_Discapacidad_y_Autonomia_personal %>%
  select(`Comunidad`, `Porcentaje tasa discapacidad de visión`)

Mutate_Discapacidad_y_Autonomia_personal
  
## ---- chunk 129
Select_Limitaciones <- Limitaciones_actividades_basicas %>%
              select(`Comunidad`, `Para ver`) 

Select_Limitaciones

## ---- chunk 130
Relacion_vision <- full_join(x = Mutate_Discapacidad_y_Autonomia_personal, y = Select_Limitaciones, by = "Comunidad")

Relacion_vision

## ---- chunk 131
summary(Relacion_vision)

## ---- chunk 132
Pivot_vision <- pivot_longer(data = Relacion_vision, names_to = "Variables", values_to = "Valores", cols = c(`Porcentaje tasa discapacidad de visión`:`Para ver`))

Pivot_vision

ggplot(data = Pivot_vision, aes(x = `Comunidad`, y = `Valores`)) +  geom_bar(stat="identity", position="stack", aes(fill = factor(Variables))) + ggtitle("Relación entre la dificultad de visión y las discapacidades de la visión") + theme(axis.text.x = element_text(angle = 90, vjust = 0.5, hjust=1))

## ---- chunk 133
summary(Limitaciones_actividades_basicas$`Para ver`, na.rm = TRUE)

Limitaciones_actividades_basicas$`Comunidad`[Limitaciones_actividades_basicas$`Para ver`== min(Limitaciones_actividades_basicas$`Para ver`, na.rm = TRUE)]

Limitaciones_actividades_basicas$`Comunidad`[Limitaciones_actividades_basicas$`Para ver` == max(Limitaciones_actividades_basicas$`Para ver`, na.rm = TRUE)]

library(tidyverse)
ggplot(data = Limitaciones_actividades_basicas, aes(x = `Comunidad`, y = `Para ver`)) +  geom_bar(stat="identity", position="stack", fill="pink") + ggtitle("Para ver") + theme(axis.text.x = element_text(angle = 90, vjust = 0.5, hjust=1))

## ---- chunk 134
summary(Limitaciones_actividades_basicas$`Para oír`, na.rm = TRUE)

Limitaciones_actividades_basicas$`Comunidad`[Limitaciones_actividades_basicas$`Para oír`== min(Limitaciones_actividades_basicas$`Para oír`, na.rm = TRUE)]

Limitaciones_actividades_basicas$`Comunidad`[Limitaciones_actividades_basicas$`Para oír` == max(Limitaciones_actividades_basicas$`Para oír`, na.rm = TRUE)]

library(tidyverse)
ggplot(data = Limitaciones_actividades_basicas, aes(x = `Comunidad`, y = `Para oír`)) +  geom_bar(stat="identity", position="stack", fill="green") + ggtitle("Para oír") + theme(axis.text.x = element_text(angle = 90, vjust = 0.5, hjust=1))

## ---- chunk 135
summary(Limitaciones_actividades_basicas$`Para caminar`, na.rm = TRUE)

Limitaciones_actividades_basicas$`Comunidad`[Limitaciones_actividades_basicas$`Para caminar`== min(Limitaciones_actividades_basicas$`Para caminar`, na.rm = TRUE)]

Limitaciones_actividades_basicas$`Comunidad`[Limitaciones_actividades_basicas$`Para caminar` == max(Limitaciones_actividades_basicas$`Para caminar`, na.rm = TRUE)]

library(tidyverse)
ggplot(data = Limitaciones_actividades_basicas, aes(x = `Comunidad`, y = `Para caminar`)) +  geom_bar(stat="identity", position="stack", fill="blue") + ggtitle("Para caminar") + theme(axis.text.x = element_text(angle = 90, vjust = 0.5, hjust=1))

## ---- chunk 136
summary(Limitaciones_actividades_basicas$`Para subir y bajar escaleras`, na.rm = TRUE)

Limitaciones_actividades_basicas$`Comunidad`[Limitaciones_actividades_basicas$`Para subir y bajar escaleras`== min(Limitaciones_actividades_basicas$`Para subir y bajar escaleras`, na.rm = TRUE)]

Limitaciones_actividades_basicas$`Comunidad`[Limitaciones_actividades_basicas$`Para subir y bajar escaleras` == max(Limitaciones_actividades_basicas$`Para subir y bajar escaleras`, na.rm = TRUE)]

library(tidyverse)
ggplot(data = Limitaciones_actividades_basicas, aes(x = `Comunidad`, y = `Para subir y bajar escaleras`)) +  geom_bar(stat="identity", position="stack", fill="brown") + ggtitle("Para subir y bajar escaleras") + theme(axis.text.x = element_text(angle = 90, vjust = 0.5, hjust=1))

## ---- chunk 137
summary(Limitaciones_actividades_basicas$`Para recordar o concentrarse`, na.rm = TRUE)

Limitaciones_actividades_basicas$`Comunidad`[Limitaciones_actividades_basicas$`Para recordar o concentrarse`== min(Limitaciones_actividades_basicas$`Para recordar o concentrarse`, na.rm = TRUE)]

Limitaciones_actividades_basicas$`Comunidad`[Limitaciones_actividades_basicas$`Para recordar o concentrarse` == max(Limitaciones_actividades_basicas$`Para recordar o concentrarse`, na.rm = TRUE)]

library(tidyverse)
ggplot(data = Limitaciones_actividades_basicas, aes(x = `Comunidad`, y = `Para recordar o concentrarse`)) +  geom_bar(stat="identity", position="stack", fill="red") + ggtitle("Para recordar o concentrarse") + theme(axis.text.x = element_text(angle = 90, vjust = 0.5, hjust=1))

## ---- chunk 138
summary(Limitaciones_actividades_basicas$`Para comunicarse`, na.rm = TRUE)

Limitaciones_actividades_basicas$`Comunidad`[Limitaciones_actividades_basicas$`Para comunicarse`== min(Limitaciones_actividades_basicas$`Para comunicarse`, na.rm = TRUE)]

Limitaciones_actividades_basicas$`Comunidad`[Limitaciones_actividades_basicas$`Para comunicarse` == max(Limitaciones_actividades_basicas$`Para comunicarse`, na.rm = TRUE)]

library(tidyverse)
ggplot(data = Limitaciones_actividades_basicas, aes(x = `Comunidad`, y = `Para comunicarse`)) +  geom_bar(stat="identity", position="stack", fill="yellow") + ggtitle("Para comunicarse") + theme(axis.text.x = element_text(angle = 90, vjust = 0.5, hjust=1))

## ---- chunk 139
summary(Limitaciones_actividades_basicas$`Para levantar objetos`, na.rm = TRUE)

Limitaciones_actividades_basicas$`Comunidad`[Limitaciones_actividades_basicas$`Para levantar objetos`== min(Limitaciones_actividades_basicas$`Para levantar objetos`, na.rm = TRUE)]

Limitaciones_actividades_basicas$`Comunidad`[Limitaciones_actividades_basicas$`Para levantar objetos` == max(Limitaciones_actividades_basicas$`Para levantar objetos`, na.rm = TRUE)]

library(tidyverse)
ggplot(data = Limitaciones_actividades_basicas, aes(x = `Comunidad`, y = `Para levantar objetos`)) +  geom_bar(stat="identity", position="stack", fill="purple") + ggtitle("Para levantar objetos") + theme(axis.text.x = element_text(angle = 90, vjust = 0.5, hjust=1))

## ---- chunk 140
summary(Limitaciones_actividades_basicas$`Para utilizar manos y dedos`, na.rm = TRUE)

Limitaciones_actividades_basicas$`Comunidad`[Limitaciones_actividades_basicas$`Para utilizar manos y dedos`== min(Limitaciones_actividades_basicas$`Para utilizar manos y dedos`, na.rm = TRUE)]

Limitaciones_actividades_basicas$`Comunidad`[Limitaciones_actividades_basicas$`Para utilizar manos y dedos` == max(Limitaciones_actividades_basicas$`Para utilizar manos y dedos`, na.rm = TRUE)]

library(tidyverse)
ggplot(data = Limitaciones_actividades_basicas, aes(x = `Comunidad`, y = `Para utilizar manos y dedos`)) +  geom_bar(stat="identity", position="stack", fill="black") + ggtitle("Para utilizar manos y dedos") + theme(axis.text.x = element_text(angle = 90, vjust = 0.5, hjust=1))

## ---- chunk 141
Select_Limitaciones_cotidianas <- Limitaciones_vida_cotidiana %>%
              select(`Comunidad`, `Para realizar tareas domésticas`) 

Select_Limitaciones_cotidianas

## ---- chunk 142
Select_Limitaciones_basicas <- Limitaciones_actividades_basicas %>%
              select(`Comunidad`, `Para utilizar manos y dedos`) 

Select_Limitaciones_basicas

## ---- chunk 143
Relacion_manos <- full_join(x = Select_Limitaciones_cotidianas, y = Select_Limitaciones_basicas, by = "Comunidad")

Relacion_manos

## ---- chunk 144
Pivot_manos <- pivot_longer(data = Relacion_manos, names_to = "Variables", values_to = "Valores", cols = c(`Para realizar tareas domésticas`:`Para utilizar manos y dedos`))

Pivot_manos

ggplot(data = Pivot_manos, aes(x = `Comunidad`, y = `Valores`)) +  geom_bar(stat="identity", position="stack", aes(fill = factor(Variables))) + ggtitle("Relación entre la dificultad para realizar tareas domésticas y para utilizar manos y dedos") + theme(axis.text.x = element_text(angle = 90, vjust = 0.5, hjust=1))

## ---- chunk 145
library(readxl)

Cuidadores <- read_excel("DATA/Cuidadores.xlsx")

View(Cuidadores)
## ---- chunk 146
dim(Cuidadores)

class(Cuidadores)

## ---- chunk 147
summary(Cuidadores, na.rm = TRUE)

## ---- chunk 148
summary(Cuidadores$`En el hogar de la persona que cuida`, na.rm = TRUE)

Cuidadores$`Comunidad`[Cuidadores$`En el hogar de la persona que cuida` == min(Cuidadores$`En el hogar de la persona que cuida`, na.rm = TRUE)]

Cuidadores$`Comunidad`[Cuidadores$`En el hogar de la persona que cuida` == max(Cuidadores$`En el hogar de la persona que cuida`, na.rm = TRUE)]

library(tidyverse)
ggplot(data = Cuidadores, aes(x = `Comunidad`, y = `En el hogar de la persona que cuida`)) +  geom_bar(stat="identity", position="stack", fill="green") + ggtitle("En el hogar de la persona que cuida") + theme(axis.text.x = element_text(angle = 90, vjust = 0.5, hjust=1))

## ---- chunk 149
summary(Cuidadores$`En otro hogar`, na.rm = TRUE)

Cuidadores$`Comunidad`[Cuidadores$`En otro hogar` == min(Cuidadores$`En otro hogar`, na.rm = TRUE)]

Cuidadores$`Comunidad`[Cuidadores$`En otro hogar` == max(Cuidadores$`En otro hogar`, na.rm = TRUE)]

library(tidyverse)
ggplot(data = Cuidadores, aes(x = `Comunidad`, y = `En otro hogar`)) +  geom_bar(stat="identity", position="stack", fill="red") + ggtitle("En otro hogar") + theme(axis.text.x = element_text(angle = 90, vjust = 0.5, hjust=1))

## ---- chunk 150
summary(Cuidadores$`No consta`, na.rm = TRUE)

Cuidadores$`Comunidad`[Cuidadores$`No consta` == min(Cuidadores$`No consta`, na.rm = TRUE)]

Cuidadores$`Comunidad`[Cuidadores$`No consta` == max(Cuidadores$`No consta`, na.rm = TRUE)]

library(tidyverse)
ggplot(data = Cuidadores, aes(x = `Comunidad`, y = `No consta`)) +  geom_bar(stat="identity", position="stack", fill="blue")+ ggtitle("No consta") + theme(axis.text.x = element_text(angle = 90, vjust = 0.5, hjust=1))

## ---- chunk 151
library(readxl)
Necesidades_no_satisfechas <- read_excel("DATA/Necesidades_no _satisfechas.xlsx")
View(Necesidades_no_satisfechas)

## ---- chunk 152
dim(Necesidades_no_satisfechas)

class(Necesidades_no_satisfechas)

## ---- chunk 153
make.names(Necesidades_no_satisfechas)

Necesidades_no_satisfechas$Necesidades

is.double(Necesidades_no_satisfechas$Necesidades)

typeof(Necesidades_no_satisfechas$Necesidades)

## ---- chunk 154
mean(as.double(Necesidades_no_satisfechas$Necesidades), na.rm = TRUE) 

## ---- chunk 155
Necesidades_no_satisfechas$`Comunidades`[Necesidades_no_satisfechas$Necesidades == min(as.double(Necesidades_no_satisfechas$Necesidades), na.rm = TRUE)]

## ---- chunk 156
Necesidades_no_satisfechas$`Comunidades`[Necesidades_no_satisfechas$Necesidades == max(as.double(Necesidades_no_satisfechas$Necesidades), na.rm = TRUE)]

## ---- chunk 157
summary(as.double(Necesidades_no_satisfechas$Necesidades), na.rm = TRUE)

## ---- chunk 158
 Necesidades_no_satisfechas$`Necesidades`[Necesidades_no_satisfechas$`Comunidades` == "Castilla y León"]

## ---- chunk 159
Necesidades_no_satisfechas$`Necesidades`[Necesidades_no_satisfechas$`Comunidades` == "Aragón"]

## ---- chunk 160
Necesidades_no_satisfechas$`Necesidades`[Necesidades_no_satisfechas$`Comunidades` == "Murcia, Región de"]

## ---- chunk 161
Necesidades_no_satisfechas$`Necesidades`[Necesidades_no_satisfechas$`Comunidades` == "Madrid, Comunidad de"]

## ---- chunk 162
library(tidyverse)

ggplot(data = Necesidades_no_satisfechas, aes(x = `Comunidades`, y = `Necesidades`)) +  geom_bar(stat="identity", position="stack", fill="purple") + ggtitle("Necesidades no satisfechas") + ggtitle("Necesidades no satisfechas de los discapacitados") + theme(axis.text.x = element_text(angle = 90, vjust = 0.5, hjust=1))

## ---- chunk 163
Select_Discapacidad_y_Autonomia_personal <- Discapacidad_y_Autonomia_personal %>%
  select(`Comunidad`, `Tasa de discapacidad severa`) %>%
  mutate(`Porcentaje tasa discapacidad severa`= `Tasa de discapacidad severa`*100)

Select_Discapacidad_y_Autonomia_personal <- Select_Discapacidad_y_Autonomia_personal %>%
  select(`Comunidad`, `Porcentaje tasa discapacidad severa`)

Select_Discapacidad_y_Autonomia_personal
  
## ---- chunk 164
Select_Economia_discapacitados <- Economia_discapacitados %>%
              select(`Comunidad`, `Con dificultades para pagar las cosas esenciales`) 

Select_Economia_discapacitados

## ---- chunk 165
Relacion_gravedad_economia <- full_join(x = Select_Discapacidad_y_Autonomia_personal, y = Select_Economia_discapacitados, by = "Comunidad")

Relacion_gravedad_economia

## ---- chunk 166
Pivot_gravedad_economia <- pivot_longer(data = Relacion_gravedad_economia, names_to = "Variables", values_to = "Valores", cols = c( `Porcentaje tasa discapacidad severa`:`Con dificultades para pagar las cosas esenciales`))

Pivot_gravedad_economia 

ggplot(data = Pivot_gravedad_economia, aes(x = `Comunidad`, y = `Valores`)) +  geom_bar(stat="identity", position="stack", aes(fill = factor(Variables))) + ggtitle("Relación gravedad discapacidad y economía del discapacitado") + theme(axis.text.x = element_text(angle = 90, vjust = 0.5, hjust=1))
